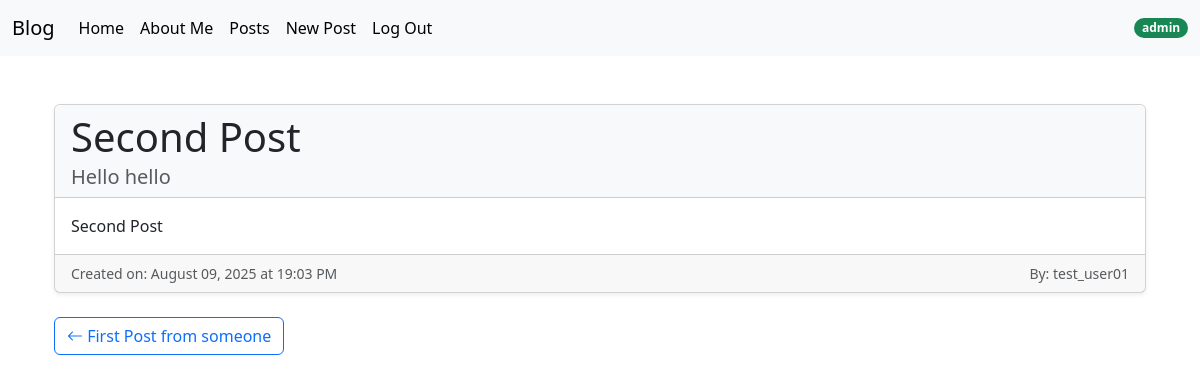
Before: /posts/2/ (signed in) with the older database file.
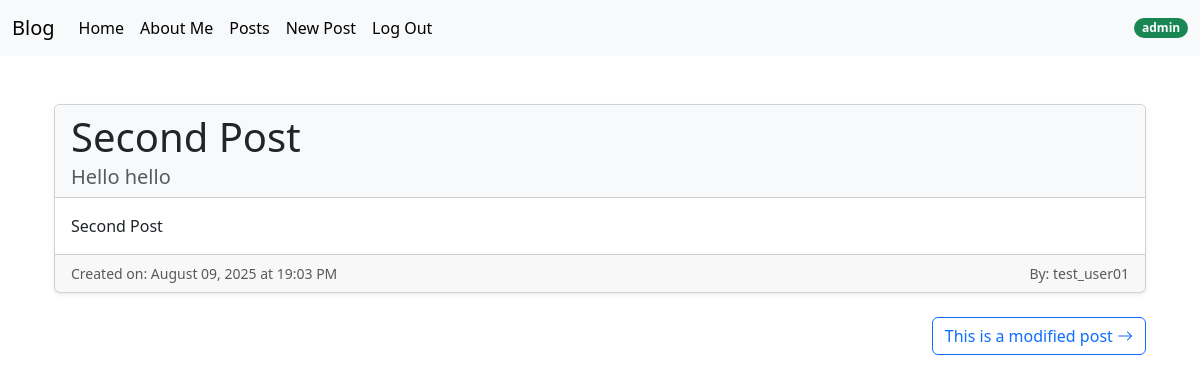
After: the same page with the newer database file.
### posts/models.py (models this page shows, shortened)
class Post(models.Model):
    title = models.CharField(max_length=128)
    subtitle = models.CharField(max_length=256)
    body = models.TextField()
    author = models.ForeignKey(
        get_user_model(),
        on_delete=models.CASCADE
    )
    status = models.ForeignKey(
        Status,
        on_delete=models.CASCADE
    )
    created_on = models.DateTimeField(auto_now_add=True)
    def __str__(self):
        return self.title

### posts/views.py (the view)
# urls.py: path("<int:pk>/", PostDetailView.as_view(), name="post_detail"),
class PostDetailView(LoginRequiredMixin, UserPassesTestMixin, DetailView):
    template_name = "posts/details.html"
    model = Post
    context_object_name = "single_post"
    def test_func(self):
        post = self.get_object()
        if post.status.name == "archived":
            if self.request.user.is_authenticated:
                return True
        elif post.status.name == "draft":
            if self.request.user.is_authenticated:
                return self.request.user == post.author
            return False
        else:
            return True
    def get_context_data(self, **kwargs):
        context = super().get_context_data(**kwargs)
        selected_post = self.object
        status = Status.objects.get(name="published")
        context['prev_post'] = Post.objects.filter(id__lt=selected_post.id)\
                                           .filter(status=status)\
                                           .order_by('-created_on')\
                                           .first()
        context['next_post'] = Post.objects.filter(id__gt=selected_post.id)\
                                           .filter(status=status)\
                                           .order_by('created_on')\
                                           .first()
        return context

### templates/posts/details.html (shortened to what this page needs)
{% extends 'base.html' %}
{% block content %}
    <div class="container">
        <div class="container mt-5">
            <div class="card shadow-sm">
                <div class="card-header bg-light">
                    <h1 class="card-title">{{single_post.title}}</h1>
                    <h5 class="card-subtitle text-muted">{{single_post.subtitle}}</h5>
                </div>
                <div class="card-body">
                    {{single_post|safe}}
                </div>
                <div class="card-footer d-flex justify-content-between text-muted">
                    <small>Created on: {{single_post.created_on|date:"F d, Y \a\t H:i A"}}</small>
                    <small>By: {{single_post.author.username}}</small>
                </div>
            </div>
            <div class="mt-4 d-flex justify-content-between">
                {% if prev_post %}
                    <a href="{% url 'post_detail' prev_post.id %}" class="btn btn-outline-primary">
                        <i class="bi bi-arrow-left"></i> {{prev_post.title}}
                    </a>
                {% endif %}
                {% if next_post %}
                    <a href="{% url 'post_detail' next_post.id %}" class="btn btn-outline-primary ms-auto">
                        {{next_post.title}}     <i class="bi bi-arrow-right"></i>
                    </a>
                {% endif %}
            </div>
        </div>
    </div>
{% endblock %}

Changed rows visible on the page:
removed Post: title "First Post from someone"
added Post: title "This is a modified post"
